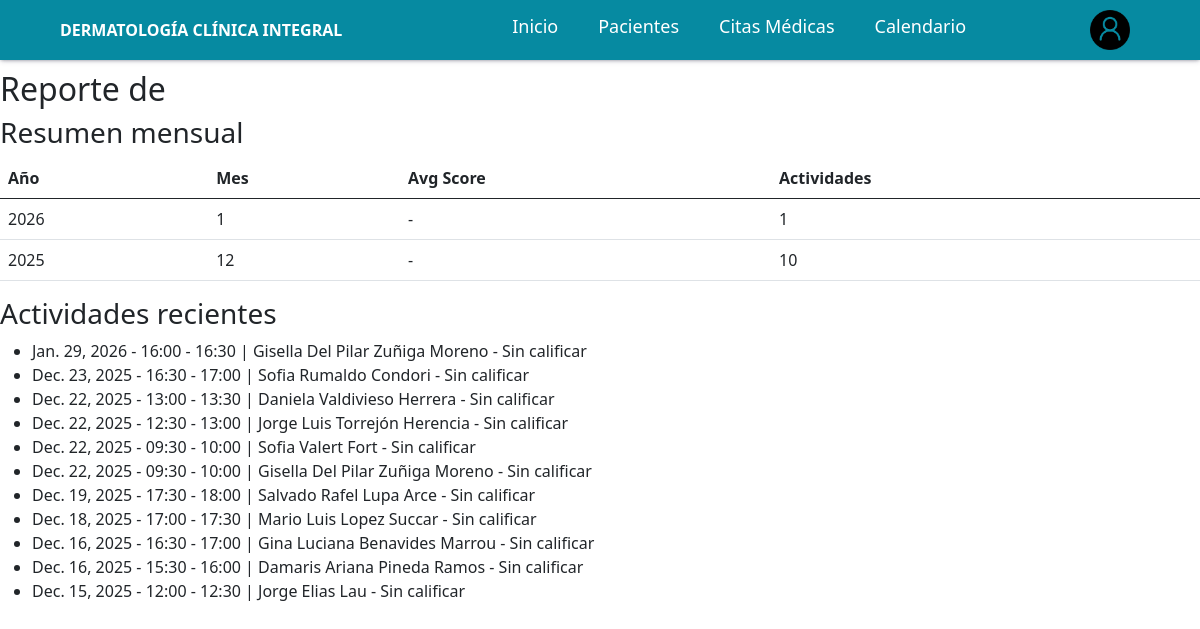
The page /productivity/reports/user/2/ (signed in) on the database its author committed.
### productividad/models.py (models this page shows, shortened)
class DailyActivity(models.Model):
    SCORE_CHOICES = (
        (1, 'Bajo'),
        (2, 'Medio'),
        (3, 'Alto'),
    )
    user = models.ForeignKey(User, on_delete=models.CASCADE, related_name='activities')
    date = models.DateField()
    title = models.CharField(max_length=255)
    description = models.TextField(blank=True, null=True)
    score = models.PositiveSmallIntegerField(choices=SCORE_CHOICES, null=True, blank=True)
    scored_by = models.ForeignKey(User, null=True, blank=True, on_delete=models.SET_NULL, related_name='scored_activities')
    scored_at = models.DateTimeField(null=True, blank=True)
    created_at = models.DateTimeField(auto_now_add=True)
    updated_at = models.DateTimeField(auto_now=True)
    class Meta:
        unique_together = ('user', 'date', 'title')
        ordering = ['-date', '-created_at']

### productividad/views.py (the view)
# urls.py: path('reports/user/<int:user_id>/', views.user_report, name='user_report'),
@login_required
def user_report(request, user_id):
    if not (request.user.is_staff or getattr(request.user, 'is_admin', False) or request.user.is_superuser):
        return HttpResponseForbidden()
    from django.contrib.auth import get_user_model
    user_model = get_user_model()
    target = get_object_or_404(user_model, id=user_id)
    qs = DailyActivity.objects.filter(user=target)
    summary = qs.values('date__year', 'date__month').annotate(
    avg_score=Avg('score'),
    activities=Count('id')
    ).order_by('-date__year', '-date__month')
    paginator = Paginator(qs.order_by('-date'), 50)
    page = request.GET.get('page', 1)
    activities_page = paginator.get_page(page)
    return render(request, 'productivity/user_report.html', {
        'target': target,
        'summary': summary,
        'activities': activities_page,
    })

### templates/productivity/user_report.html
{% extends "base.html" %}
{% load static %}
{% block body %}
{% include "../components/navbar.html" %}
<h2>Reporte de {{ target.get_full_name }}</h2>
<h3>Resumen mensual</h3>
<table class="table">
<thead><tr><th>Año</th><th>Mes</th><th>Avg Score</th><th>Actividades</th></tr></thead>
<tbody>
{% for s in summary %}
<tr>
<td>{{ s.date__year }}</td>
<td>{{ s.date__month }}</td>
<td>{{ s.avg_score|default:'-' }}</td>
<td>{{ s.activities }}</td>
</tr>
{% endfor %}
</tbody>
</table>
<h3>Actividades recientes</h3>
<ul>
{% for a in activities %}
<li>{{ a.date }} - {{ a.title }} - {{ a.score|default:'Sin calificar' }}</li>
{% endfor %}
</ul>
{% endblock %}

### rows shown on the page
DailyActivity: date "Jan. 29, 2026", title "16:00 - 16:30 | Gisella Del Pilar Zuñiga Moreno", score "Sin calificar"
DailyActivity: date "Dec. 23, 2025", title "16:30 - 17:00 | Sofia Rumaldo Condori", score "Sin calificar"
DailyActivity: date "Dec. 22, 2025", title "13:00 - 13:30 | Daniela Valdivieso Herrera", score "Sin calificar"
DailyActivity: date "Dec. 22, 2025", title "12:30 - 13:00 | Jorge Luis Torrejón Herencia", score "Sin calificar"
DailyActivity: date "Dec. 22, 2025", title "09:30 - 10:00 | Sofia Valert Fort", score "Sin calificar"
DailyActivity: date "Dec. 22, 2025", title "09:30 - 10:00 | Gisella Del Pilar Zuñiga Moreno", score "Sin calificar"
DailyActivity: date "Dec. 19, 2025", title "17:30 - 18:00 | Salvado Rafel Lupa Arce", score "Sin calificar"
DailyActivity: date "Dec. 18, 2025", title "17:00 - 17:30 | Mario Luis Lopez Succar", score "Sin calificar"
DailyActivity: date "Dec. 16, 2025", title "16:30 - 17:00 | Gina Luciana Benavides Marrou", score "Sin calificar"
DailyActivity: date "Dec. 16, 2025", title "15:30 - 16:00 | Damaris Ariana Pineda Ramos", score "Sin calificar"
DailyActivity: date "Dec. 15, 2025", title "12:00 - 12:30 | Jorge Elias Lau", score "Sin calificar"

### other values the page prints
{{ s.date__year }} "2026" "2025"
{{ s.date__month }} "1" "12"
{{ s.avg_score|default:'-' }} "-" "-"
{{ s.activities }} "1" "10"
